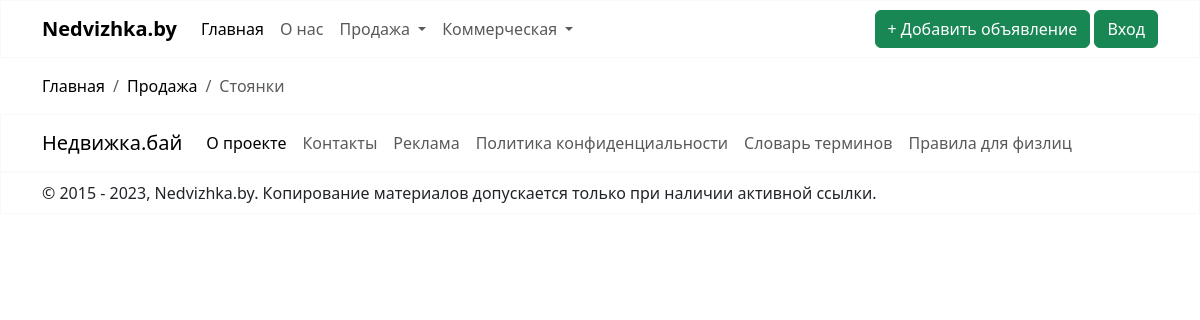
The page /sale/parking/ on the database as committed earlier.
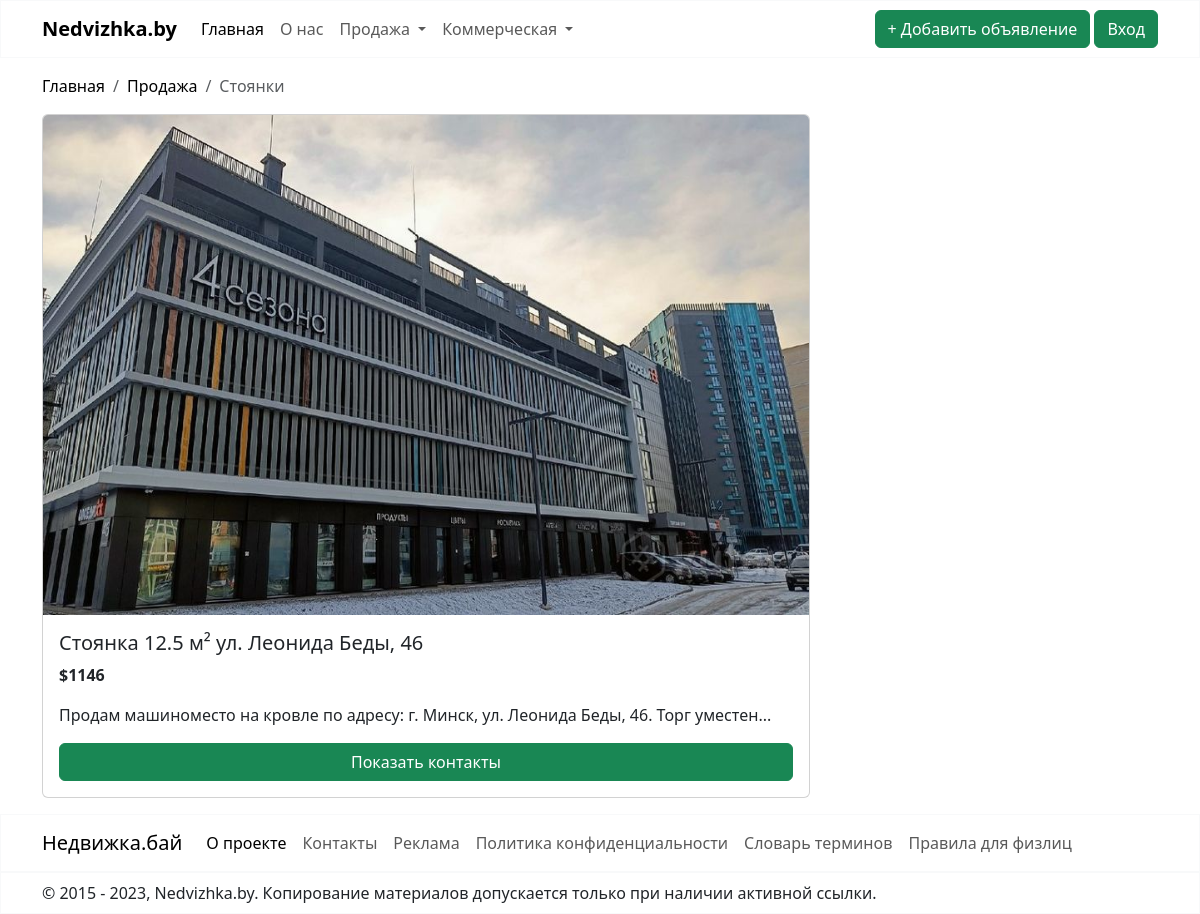
The same page on the database as committed later.
### sale/models.py (models this page shows)
class Realty(models.Model):
    address = models.CharField(max_length=100)
    district = models.CharField(choices=DISTRICT, max_length=40, blank=True)
    subway = models.CharField(choices=SUBWAY, max_length=50, blank=True)
    description = models.CharField(max_length=4000)
    total_area = models.FloatField(validators=[MinValueValidator(10)])
    facilities = models.CharField(max_length=2000, blank=True)
    condition = models.CharField(choices=CONDITION, max_length=20)
    renovation = models.CharField(choices=RENOVATION, max_length=20)
    price = models.PositiveIntegerField(validators=[MinValueValidator(1)])
    image = models.ImageField(null=True, blank=True, upload_to="images")
    image_2 = models.ImageField(null=True, blank=True, upload_to="images")
    image_3 = models.ImageField(null=True, blank=True, upload_to="images")
    image_4 = models.ImageField(null=True, blank=True, upload_to="images")
    image_5 = models.ImageField(null=True, blank=True, upload_to="images")
    creator = models.ForeignKey(User, on_delete=models.CASCADE, default=1)
    is_moderated = models.BooleanField(default=False)
    class Meta:
        abstract = True

class Parking(Realty):
    quantity_parking_spaces = models.PositiveIntegerField(
        validators=[MinValueValidator(1)])  # Валидатор для количества парковочных мест
    condition = None
    renovation = None

### sale/views.py (the view)
# urls.py: path('parking/', ParkingListView.as_view(template_name="parking.html"), name='parking'),
class ParkingListView(ListView):
    model = Parking
    def get_queryset(self):
        return super().get_queryset().filter(is_moderated=True)

### sale/templates/parking.html (shortened to what this page needs)
{% extends "base.html" %}
{% block content %}
            <div class="container-md mt-3 mb-3">
        <nav aria-label="breadcrumb">
            <ol class="breadcrumb">
                <li class="breadcrumb-item"><a style="text-decoration: none; color: black;" href="{% url "nedvizhka" %}">Главная</a></li>
                <li class="breadcrumb-item"><a style="text-decoration: none; color: black;" href="#">Продажа</a></li>
                <li class="breadcrumb-item active" aria-current="page">Стоянки</li>
            </ol>
        </nav>
    </div>
    {% for parking in parking_list %}
        <div class="container-md mt-3 mb-3">
            <div class="card" style="width: 48rem;">
                {% if parking.image %}
                    <img src="{{ parking.image.url }}"class="card-img-top" alt="..." style="width: 100%; height: 500px">
                {% endif %}
                <div class="card-body d-flex flex-column">
                    <h5 class="card-title">Cтоянка {{ parking.total_area }} м² {{ parking.address }}</h5>
                    <p class="card-text"><strong>${{ parking.price }}</strong></p>
                    <p class="card-text">{{ parking.description|slice:":300" }}...</p>
                    <a href="{{ parking.id }}" class="btn btn-success mt-auto">Показать контакты</a>
                </div>
            </div>
        </div>
    {% endfor %}
{% endblock %}

Rows that differ between the two databases and show on the page:
added Parking: image (picture), total_area "12.5", address "ул. Леонида Беды, 46", price "1146", description "Продам машиноместо на кровле по адресу: г. Минск, ул. Леонида Беды, 46. Торг уместен"
